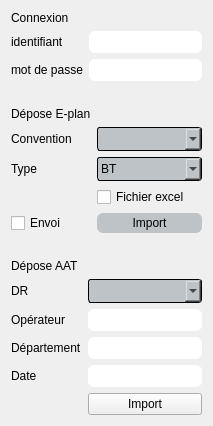
            <widget class="QWidget" name="Page1_3">
             <attribute name="title">
              <string>E-Plan</string>
             </attribute>
             <layout class="QFormLayout" name="formLayout_7">
              <item row="0" column="0" colspan="2">
               <layout class="QVBoxLayout" name="verticalLayout_3">
                <item>
                 <layout class="QFormLayout" name="formLayout_6">
                  <property name="fieldGrowthPolicy">
                   <enum>QFormLayout::AllNonFixedFieldsGrow</enum>
                  </property>
                  <property name="rowWrapPolicy">
                   <enum>QFormLayout::DontWrapRows</enum>
                  </property>
                  <item row="3" column="0">
                   <widget class="QLabel" name="label_9">
                    <property name="text">
                     <string>mot de passe</string>
                    </property>
                   </widget>
                  </item>
                  <item row="3" column="1">
                   <widget class="QLineEdit" name="lineEdit_mpd">
                    <property name="maximumSize">
                     <size>
                      <width>300</width>
                      <height>16777215</height>
                     </size>
                    </property>
                    <property name="styleSheet">
                     <string notr="true">QLineEdit
{
 background-color:white;
color: black;
border-radius: 6px;
padding: 3px 3px 3px 3px;

}
QLineEdit:Active
{
 border: 1px solid black;


}
QLineEdit:Inactive
{
 border: 0px solid black;


}

QLineEdit:hover
{

border: 2px solid black;


}


</string>
                    </property>
                   </widget>
                  </item>
                  <item row="2" column="0">
                   <widget class="QLabel" name="label_8">
                    <property name="text">
                     <string>identifiant</string>
                    </property>
                   </widget>
                  </item>
                  <item row="2" column="1">
                   <widget class="QLineEdit" name="lineEdit_id">
                    <property name="maximumSize">
                     <size>
                      <width>300</width>
                      <height>16777215</height>
                     </size>
                    </property>
                    <property name="styleSheet">
                     <string notr="true">QLineEdit
{
 background-color:white;
color: black;
border-radius: 6px;
padding: 3px 3px 3px 3px;

}
QLineEdit:Active
{
 border: 1px solid black;


}
QLineEdit:Inactive
{
 border: 0px solid black;


}

QLineEdit:hover
{

border: 2px solid black;


}


</string>
                    </property>
                   </widget>
                  </item>
                  <item row="1" column="0">
                   <widget class="QLabel" name="label_15">
                    <property name="text">
                     <string>Connexion</string>
                    </property>
                   </widget>
                  </item>
                 </layout>
                </item>
                <item>
                 <spacer name="verticalSpacer">
                  <property name="orientation">
                   <enum>Qt::Vertical</enum>
                  </property>
                  <property name="sizeHint" stdset="0">
                   <size>
                    <width>20</width>
                    <height>20</height>
                   </size>
                  </property>
                 </spacer>
                </item>
                <item>
                 <layout class="QFormLayout" name="formLayout_4">
                  <property name="rowWrapPolicy">
                   <enum>QFormLayout::DontWrapRows</enum>
                  </property>
                  <item row="2" column="0">
                   <widget class="QLabel" name="label_7">
                    <property name="text">
                     <string>Type</string>
                    </property>
                   </widget>
                  </item>
                  <item row="2" column="1">
                   <widget class="QComboBox" name="comboBox_type">
                    <property name="maximumSize">
                     <size>
                      <width>300</width>
                      <height>16777215</height>
                     </size>
                    </property>
                    <property name="styleSheet">
                     <string notr="true">QComboBox
{
 background-color:#bdc3c7;
border: 1px solid black;
border-radius: 3px;
padding: 3px 3px 3px 3px;
color:black;

}

QComboBox:hover
{

border: 2px solid black;

}

QComboBox QAbstractItemView {

  background: #bdc3c7;
  selection-background-color: #34495e;
	color:black;
}
</string>
                    </property>
                    <item>
                     <property name="text">
                      <string>BT</string>
                     </property>
                    </item>
                    <item>
                     <property name="text">
                      <string>HTA</string>
                     </property>
                    </item>
                    <item>
                     <property name="text">
                      <string>BT/HTA</string>
                     </property>
                    </item>
                    <item>
                     <property name="text">
                      <string>BT BRT MultiS</string>
                     </property>
                    </item>
                   </widget>
                  </item>
                  <item row="1" column="0">
                   <widget class="QLabel" name="label_6">
                    <property name="text">
                     <string>Convention</string>
                    </property>
                   </widget>
                  </item>
                  <item row="1" column="1">
                   <widget class="QComboBox" name="comboBox_convention">
                    <property name="maximumSize">
                     <size>
                      <width>300</width>
                      <height>16777215</height>
                     </size>
                    </property>
                    <property name="styleSheet">
                     <string notr="true">QComboBox
{
 background-color:#bdc3c7;
border: 1px solid black;
border-radius: 3px;
padding: 3px 3px 3px 3px;
color:black;

}

QComboBox:hover
{

border: 2px solid black;

}

QComboBox QAbstractItemView {

  background: #bdc3c7;
  selection-background-color: #34495e;
	color:black;
}
</string>
                    </property>
                   </widget>
                  </item>
                  <item row="4" column="1">
                   <widget class="QPushButton" name="pushButton_eplan">
                    <property name="maximumSize">
                     <size>
                      <width>300</width>
                      <height>16777215</height>
                     </size>
                    </property>
                    <property name="styleSheet">
                     <string notr="true">QPushButton:hover
{

background-color: #34495e;
}
QPushButton:pressed
{
  background-color: #34495e;
	  border: 2px solid black;
}

QPushButton
{
  border: 0px solid black;
  border-radius: 6px;
 background-color: #bdc3c7;
padding: 3px 3px 3px 3px;
}
</string>
                    </property>
                    <property name="text">
                     <string>Import</string>
                    </property>
                   </widget>
                  </item>
                  <item row="0" column="0">
                   <widget class="QLabel" name="label_14">
                    <property name="text">
                     <string>Dépose E-plan</string>
                    </property>
                   </widget>
                  </item>
                  <item row="4" column="0">
                   <widget class="QCheckBox" name="checkBox_envoi">
                    <property name="text">
                     <string>Envoi</string>
                    </property>
                   </widget>
                  </item>
                  <item row="3" column="1">
                   <widget class="QCheckBox" name="checkBox_excel">
                    <property name="text">
                     <string>Fichier excel</string>
                    </property>
                   </widget>
                  </item>
                 </layout>
                </item>
                <item>
                 <spacer name="verticalSpacer_2">
                  <property name="orientation">
                   <enum>Qt::Vertical</enum>
                  </property>
                  <property name="sizeHint" stdset="0">
                   <size>
                    <width>20</width>
                    <height>20</height>
                   </size>
                  </property>
                 </spacer>
                </item>
                <item>
                 <layout class="QFormLayout" name="formLayout_5">
                  <property name="rowWrapPolicy">
                   <enum>QFormLayout::DontWrapRows</enum>
                  </property>
                  <item row="3" column="0">
                   <widget class="QLabel" name="label_10">
                    <property name="text">
                     <string>DR</string>
                    </property>
                   </widget>
                  </item>
                  <item row="3" column="1">
                   <widget class="QComboBox" name="comboBox_dr">
                    <property name="maximumSize">
                     <size>
                      <width>300</width>
                      <height>16777215</height>
                     </size>
                    </property>
                    <property name="styleSheet">
                     <string notr="true">QComboBox
{
 background-color:#bdc3c7;
border: 1px solid black;
border-radius: 3px;
padding: 3px 3px 3px 3px;
color:black;

}

QComboBox:hover
{

border: 2px solid black;

}

QComboBox QAbstractItemView {

  background: #bdc3c7;
  selection-background-color: #34495e;
	color:black;
}
</string>
                    </property>
                   </widget>
                  </item>
                  <item row="7" column="1">
                   <widget class="QPushButton" name="pushButton">
                    <property name="text">
                     <string>Import</string>
                    </property>
                   </widget>
                  </item>
                  <item row="4" column="1">
                   <widget class="QLineEdit" name="lineEdit_operateur">
                    <property name="maximumSize">
                     <size>
                      <width>300</width>
                      <height>16777215</height>
                     </size>
                    </property>
                    <property name="styleSheet">
                     <string notr="true">QLineEdit
{
 background-color:white;
color: black;
border-radius: 6px;
padding: 3px 3px 3px 3px;

}
QLineEdit:Active
{
 border: 1px solid black;


}
QLineEdit:Inactive
{
 border: 0px solid black;


}

QLineEdit:hover
{

border: 2px solid black;


}


</string>
                    </property>
                   </widget>
                  </item>
                  <item row="5" column="1">
                   <widget class="QLineEdit" name="lineEdit_departement">
                    <property name="maximumSize">
                     <size>
                      <width>300</width>
                      <height>16777215</height>
                     </size>
                    </property>
                    <property name="styleSheet">
                     <string notr="true">QLineEdit
{
 background-color:white;
color: black;
border-radius: 6px;
padding: 3px 3px 3px 3px;

}
QLineEdit:Active
{
 border: 1px solid black;


}
QLineEdit:Inactive
{
 border: 0px solid black;


}

QLineEdit:hover
{

border: 2px solid black;


}


</string>
                    </property>
                   </widget>
                  </item>
                  <item row="6" column="1">
                   <widget class="QLineEdit" name="lineEdit_date">
                    <property name="maximumSize">
                     <size>
                      <width>300</width>
                      <height>16777215</height>
                     </size>
                    </property>
                    <property name="styleSheet">
                     <string notr="true">QLineEdit
{
 background-color:white;
color: black;
border-radius: 6px;
padding: 3px 3px 3px 3px;

}
QLineEdit:Active
{
 border: 1px solid black;


}
QLineEdit:Inactive
{
 border: 0px solid black;


}

QLineEdit:hover
{

border: 2px solid black;


}


</string>
                    </property>
                   </widget>
                  </item>
                  <item row="4" column="0">
                   <widget class="QLabel" name="label_11">
                    <property name="text">
                     <string>Opérateur</string>
                    </property>
                   </widget>
                  </item>
                  <item row="5" column="0">
                   <widget class="QLabel" name="label_12">
                    <property name="text">
                     <string>Département</string>
                    </property>
                   </widget>
                  </item>
                  <item row="6" column="0">
                   <widget class="QLabel" name="label_13">
                    <property name="text">
                     <string>Date</string>
                    </property>
                   </widget>
                  </item>
                  <item row="2" column="0">
                   <widget class="QLabel" name="label_16">
                    <property name="text">
                     <string>Dépose AAT</string>
                    </property>
                   </widget>
                  </item>
                 </layout>
                </item>
               </layout>
              </item>
             </layout>
            </widget>
